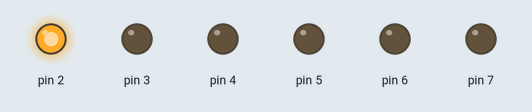
Simulated run of this sketch. Board: Arduino Uno, built with avr-gcc and run on an emulated ATmega328P. Shown: output pins drawn as LEDs (lit = HIGH).

Above: at 0.05 s.
At 0.35 s:
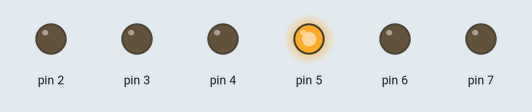
At 0.95 s:
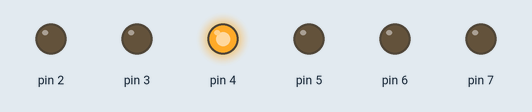
At 1.35 s:
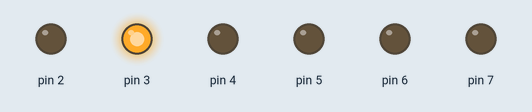
At 1.8 s:
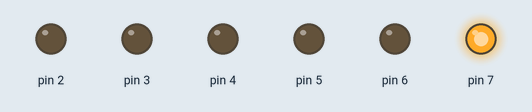
At 2.85 s:
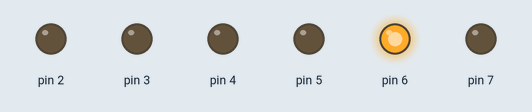
Timing chart, 0 to 3.1 s (numbered marks = the images above):
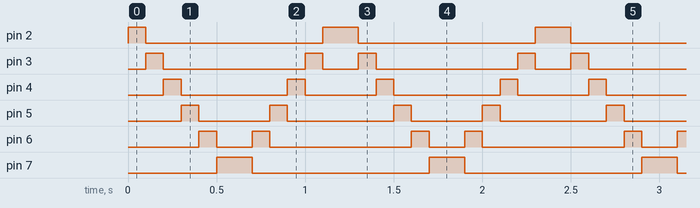

Measured:
- by itself, pin 2: repeats every 1.2 s: LOW 1.0 s, HIGH 0.20 s
- by itself, pin 3: repeats every 1.2 s: LOW 0.80 s, HIGH 0.10 s, LOW 0.20 s, HIGH 0.10 s
- by itself, pin 4: repeats every 1.2 s: LOW 0.60 s, HIGH 0.10 s, LOW 0.40 s, HIGH 0.10 s
- by itself, pin 5: repeats every 1.2 s: LOW 0.40 s, HIGH 0.10 s, LOW 0.60 s, HIGH 0.10 s
- by itself, pin 6: repeats every 1.2 s: LOW 0.20 s, HIGH 0.10 s, LOW 0.80 s, HIGH 0.10 s
- by itself, pin 7: alternates HIGH for 0.20 s and LOW for 1.0 s

The sketch:

scrolling.ino
```cpp
int timer = 100;           // The higher the number, the slower the timing.

void setup() {
  // use a for loop to initialize each pin as an output:
  for (int pin = 2; pin < 8; pin++) {
    //The loop will go through [2,8) which is 2 to 7.
    pinMode(pin, OUTPUT); // Set the pin as OUTPUT mode
  }
}

void loop() {
  // loop from the lowest pin to the highest:
  for (int pin = 2; pin < 8; pin++) {
    // turn the pin on:
    digitalWrite(pin, HIGH);
    delay(timer);
    // turn the pin off:
    digitalWrite(pin, LOW);
  }

  // loop from the highest pin to the lowest:
  for (int pin = 7; pin >= 2; pin--) {
    // turn the pin on:
    digitalWrite(pin, HIGH);
    delay(timer);
    // turn the pin off:
    digitalWrite(pin, LOW);
  }
}
```
